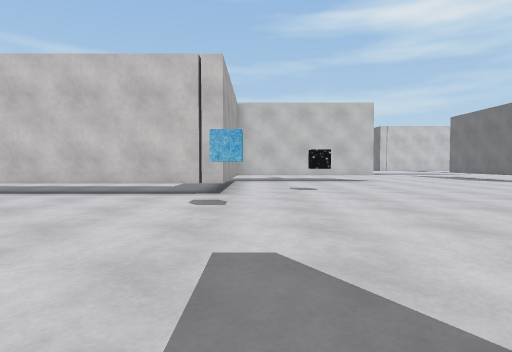
View 1 (above)

24 first-person views from a walk through a Unity game level. The camera is 1.4 m above the floor, tilts 2° down and sees 75° across. The floor is counted in squares, 2 m on a side. Each view is taken from the middle of a square. On the plan, view 1 faces up. The plan holds only what a view shows up to about 10 squares ahead; the rest is blank. The place goes on beyond the plan. The player character is not drawn. Some surface patterns are stand-ins.

View 2
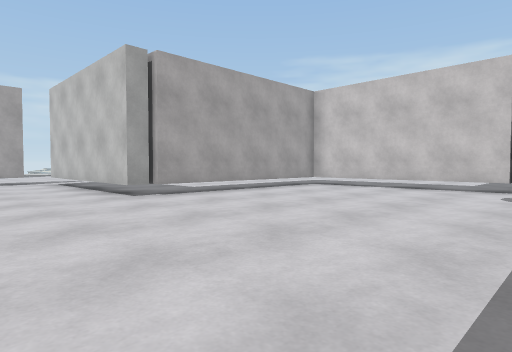

View 3
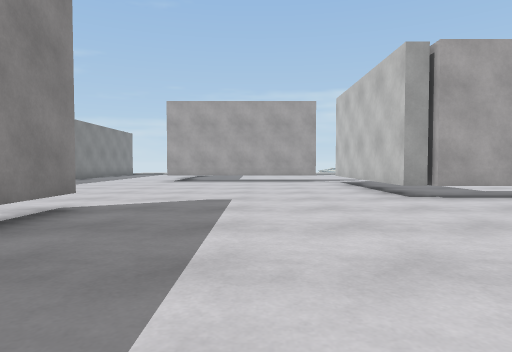

View 4
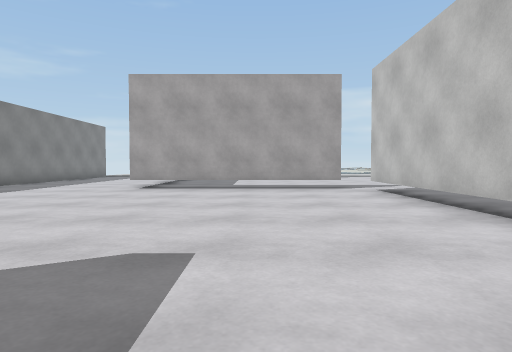

View 5
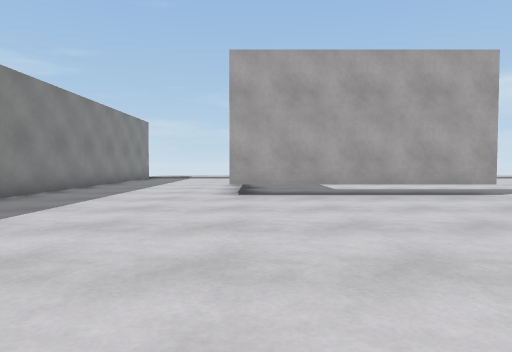

View 6
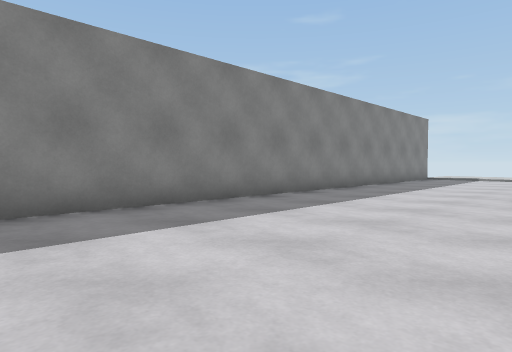

View 7
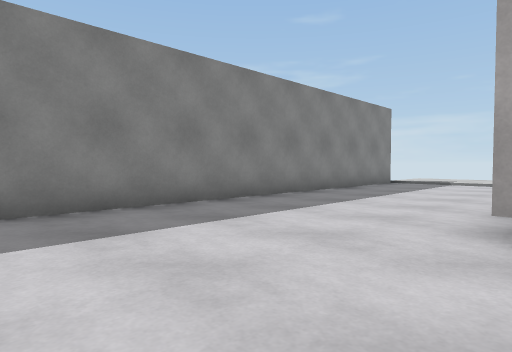

View 8
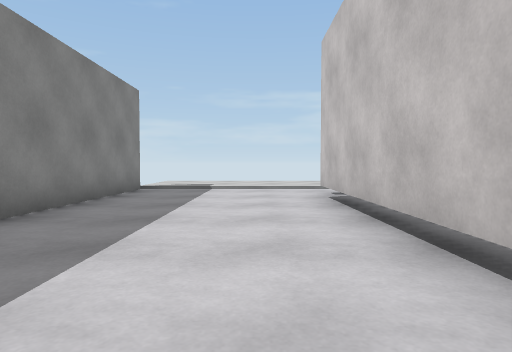

View 9
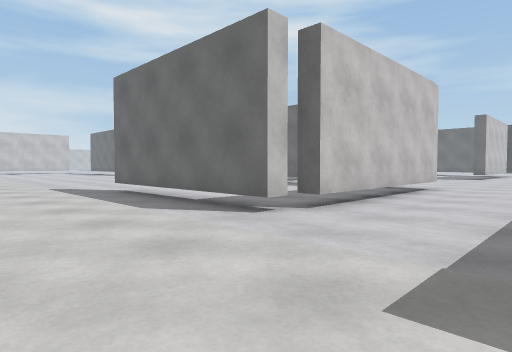

View 10
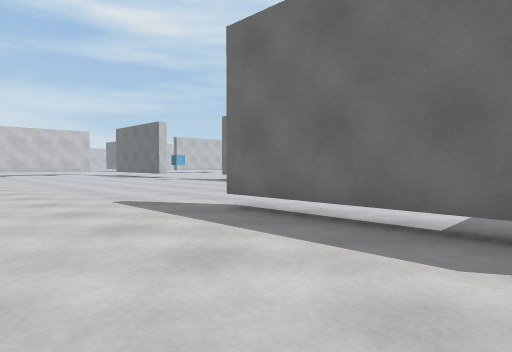

View 11
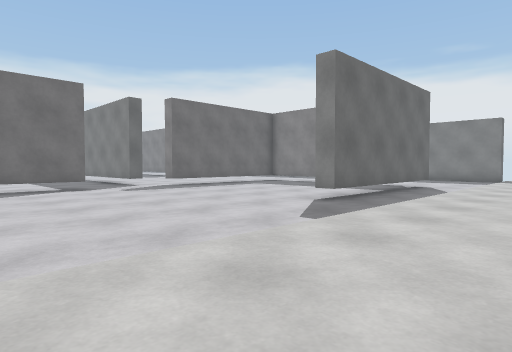

View 12
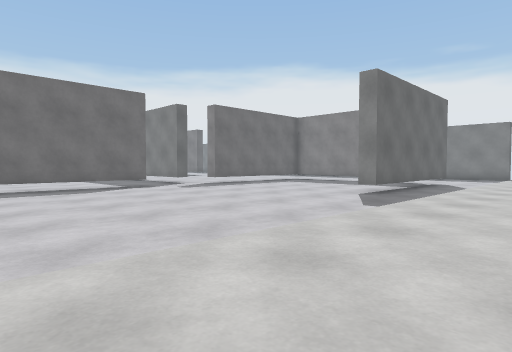

View 13
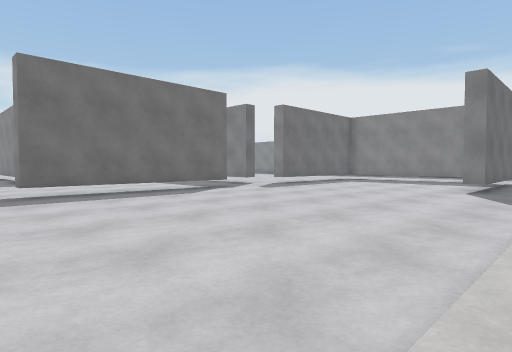

View 14
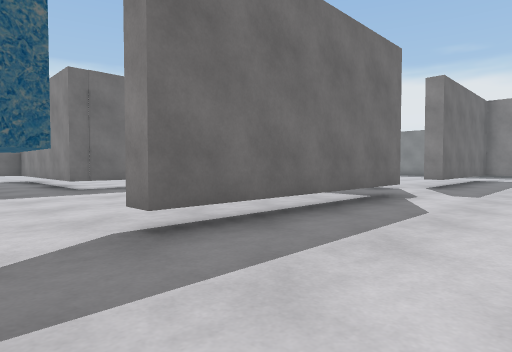

View 15
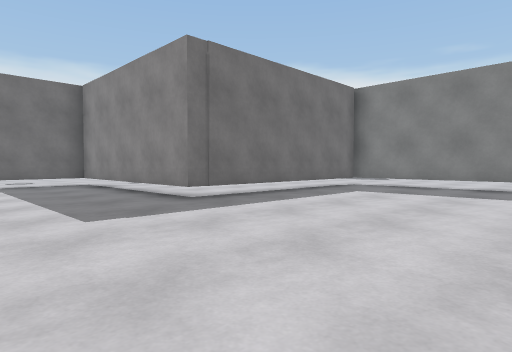

View 16
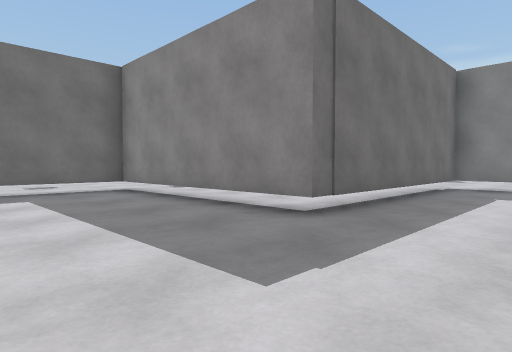

View 17
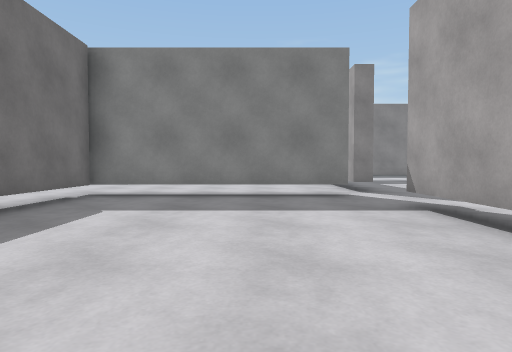

View 18
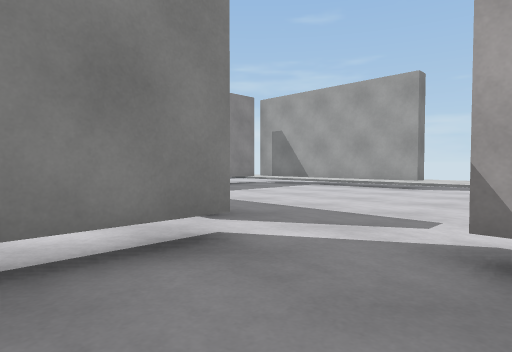

View 19
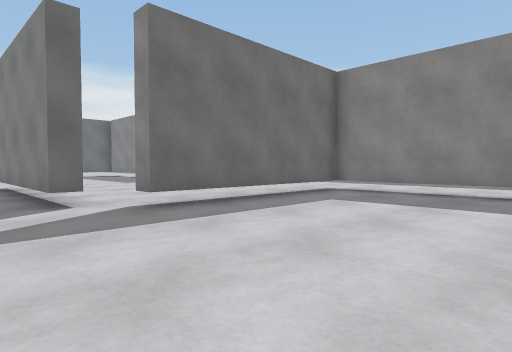

View 20
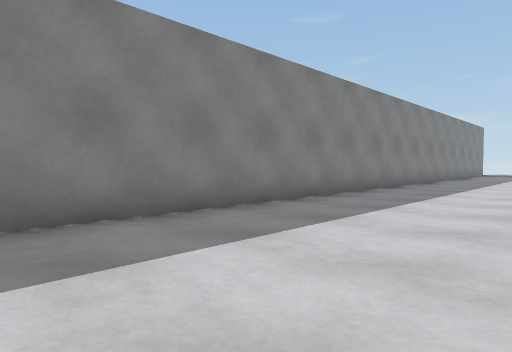

View 21
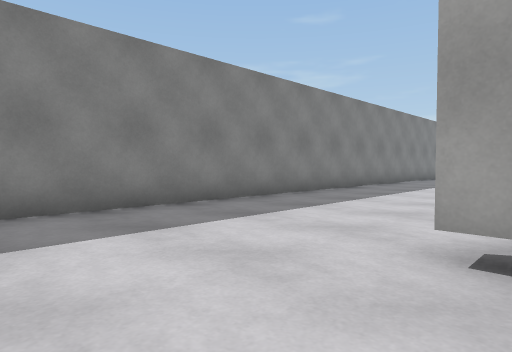

View 22
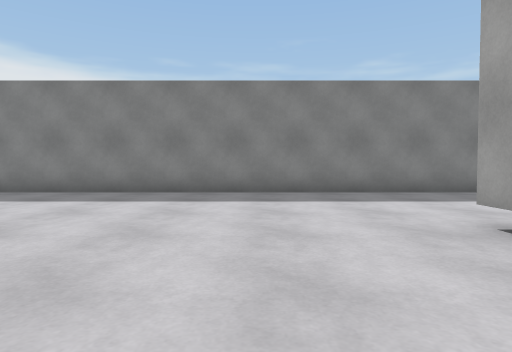

View 23
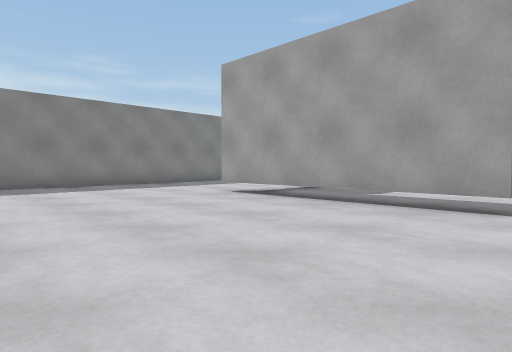

View 24
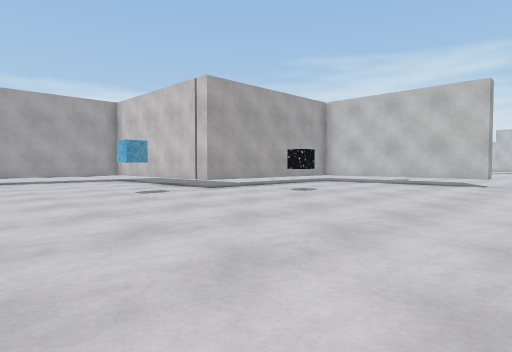

### Floor plan
Key: @ floor where view 1 was taken; # wall or solid block; . main floor; : floor 0.25 m higher than the main floor; T thing the floor can be seen under or through; B block; O other object.
Columns run from 25 left of view 1 to 8 right of it. Each row starts with its distance up from view 1.
 12             ........        ....
 11   :.... .B..............#. .....
 10   :.....................#........
  9 :::........T............#..O.....
  8 :::........T......TTTTTT#.......
  7 :::........T......T.............
  6 :::........T......T..............
  5 :::........T......T..............
  4 :::........T......T..............
  3 :::...............T..............
  2  ::...............T..............
  1  ::.........TTTTTTT..............
  0 :::.T......T.............@T......
 -1 :::.T......T..............T......
 -2 :::.T......T..............T......
 -3 :::.T......T..............T......
 -4 :::.T......T..............T.....
 -5 :::.TTTTTTTT........##    #......
 -6 :::..............................
 -7 :::...............................
 -8 :::...............................
 -9 :::...............................
-10   :...............................
-11    ###############################

Where each view was taken, in squares from view 1:
view 1: 0 up, 0 right, facing up
view 2: 2 down, 0 right, facing up-left
view 3: 2 down, 0 right, facing left
view 4: 2 down, 4 left, facing left
view 5: 5 down, 6 left, facing left
view 6: 5 down, 6 left, facing down-left
view 7: 5 down, 10 left, facing down-left
view 8: 7 down, 13 left, facing left
view 9: 9 down, 25 left, facing up-right
view 10: 4 down, 25 left, facing up-right
view 11: 7 up, 25 left, facing down-right
view 12: 9 up, 25 left, facing down-right
view 13: 11 up, 23 left, facing down-right
view 14: 11 up, 17 left, facing down-right
view 15: 12 up, 13 left, facing down-right
view 16: 12 up, 10 left, facing down-right
view 17: 9 up, 11 left, facing down
view 18: 4 up, 11 left, facing down-left
view 19: 3 up, 19 left, facing down-right
view 20: 6 down, 0 right, facing down-left
view 21: 5 down, 4 right, facing down-left
view 22: 2 down, 4 right, facing down
view 23: 1 up, 7 right, facing down-left
view 24: 2 up, 7 right, facing up-left
